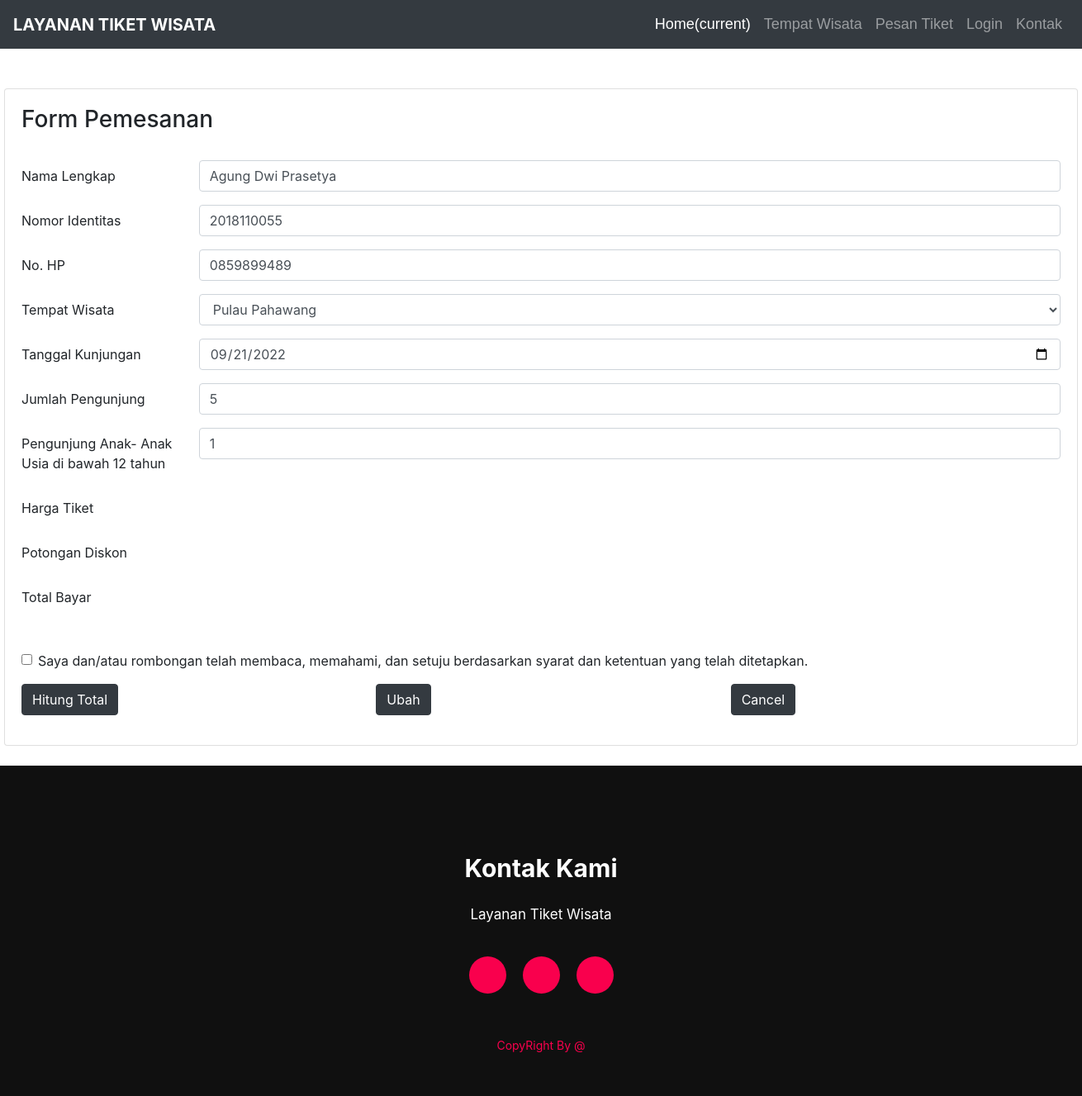
Screenshot of /keep/edit.php?nama=Agung Dwi Prasetya  with the database file from the repository.
### tables this page shows
CREATE TABLE `pemesanan` (
  `nama` varchar(50) NOT NULL,
  `no_identitas` varchar(50) NOT NULL,
  `no_hp` varchar(50) NOT NULL,
  `tempat_wisata` text NOT NULL,
  `tgl_kunjungan` date NOT NULL,
  `jmlh_pengunjung` int(11) NOT NULL,
  `pengunjung_anak` int(11) NOT NULL,
  `harga` int(50) NOT NULL,
  `diskon` int(50) NOT NULL,
  `total` int(50) NOT NULL
);

### keep/edit.php (the view, shortened to what this page needs)
<!DOCTYPE html>
<html>
<head>
</head>
<link rel="stylesheet" href="script/css/bootstrap.min.css">
<link rel="stylesheet" type="text/css" href="script/order.css">
<link rel="stylesheet" href="https://cdnjs.cloudflare.com/ajax/libs/font- awesome/5.15.3/css/all.min.css" />
<body>
<nav class="navbar navbar-expand-lg navbar-dark bg-dark">
<a class="navbar-brand" href="#">LAYANAN TIKET WISATA</a>
<div class="collapse navbar-collapse" id="navbar">
<ul class="navbar-nav ml-auto">
<li class="nav-item active">
<a class="nav-link" href="index.php">Home<span class="sr- only">(current)</span></a>
</li>
<li class="nav-item">
<a class="nav-link" href="index.php">Tempat Wisata</a>
</li>
<li class="nav-item">
<a class="nav-link" href="#order.php">Pesan Tiket</a>
</li>
<li class="nav-item">
<a class="nav-link" href="login.php">Login</a>
</li>
<li class="nav-item">
<a class="nav-link" href="index.php">Kontak</a>
</li>
</ul>
</div>
</nav>
<br>
<br>
<div class="mx-auto" style="width: 1300px">
<div class="card">
<div class="card-body" id="order">
<h3>Form Pemesanan</h3><br>
<?php
include 'koneksi.php';
$nama = $_GET['nama'];
$data = mysqli_query($db, "SELECT * FROM pemesanan WHERE nama='$nama'");
while ($d = mysqli_fetch_array($data)) {
?>
<form action="aksi_edit.php" method="post" name="register" enctype="multipart/form- data">
<div class="form-group row">
<label for="nama" class="col-sm-2 col-form-label">Nama Lengkap</label>
<div class="col-sm-10">
<input type="text" class="form-control" id="nama" name="nama" value="<?php echo $d['nama']; ?>">
</div>
</div>
<div class="form-group row">
<label for="no_identitas" class="col-sm-2 col-form-label">Nomor Identitas</label>
<div class="col-sm-10">
<input type="text" class="form-control" id="no_identitas" name="no_identitas" value="<?php echo $d['no_identitas']; ?>">
</div>
</div>
<div class="form-group row">
<label for="no_hp" class="col-sm-2 col-form-label">No. HP</label>
<div class="col-sm-10">
<input type="text" class="form-control" id="no_hp" name="no_hp" value="<?php echo $d['no_hp']; ?>">
</div>
</div>
<div class="form-group row">
<label for="tempat_wisata" class="col-sm-2 col-form-label">Tempat Wisata</label>
<div class="col-sm-10">
<select class="form-control" id="tempat_wisata" name="tempat_wisata" value="<?php echo $d['tempat_wisata']; ?>">
<option value="Pulau Pahawang">Pulau Pahawang</option>
</select>
</div>
</div>
<div class="form-group row">
<label for="tgl_kunjungan" class="col-sm-2 col-form-label">Tanggal Kunjungan</label>
<div class="col-sm-10">
<input type="date" class="form-control" id="tgl_kunjungan" name="tgl_kunjungan" value="<?php echo $d['tgl_kunjungan']; ?>">
</div>
</div>
<div class="form-group row">
<label for="jmlh_pengunjung" class="col-sm-2 col-form-label">Jumlah Pengunjung</label>
<div class="col-sm-10">
<input type="number" class="form-control" id="jmlh_pengunjung" name="jmlh_pengunjung" min="1" max="10" value="<?php echo $d['jmlh_pengunjung']; ?>" onkeyup=imposeMinMax(this)>
</div>
</div>
<div class="form-group row">
<label for="pengunjung_anak" class="col-sm-2 col-form-label">Pengunjung Anak- Anak <span class="usia">Usia di bawah 12 tahun</span></label>
<div class="col-sm-10">
<input type="number" class="form-control" id="pengunjung_anak" name="pengunjung_anak" min="0" max="10" value="<?php echo $d['pengunjung_anak']; ?>" imposeMinMax1(this)>
</div>
</div>
<div class="form-group row">
<label class="col-sm-2 col-form-label" for="harga">Harga Tiket</label>
<div class="col-sm-10">
</div>
</div>
<div class="form-group row">
<label class="col-sm-2 col-form-label" for="diskon">Potongan Diskon</label>
<div class="col-sm-10">
</div>
</div>
<div class="form-group row">
<label class="col-sm-2 col-form-label" for="total">Total Bayar</label>
<div class="col-sm-10">
</div>
</div>
<div class="form-group row">
<label class="col-sm-2 col-form-label" for="status"></label>
<div class="col-sm-10">
</div>
</div>
<div class="form-group">
<div class="form-check">
<input class="form-check-input" type="checkbox" name="checkbox" value="check" id="setuju" required="">
<label class="form-check-label setuju">Saya dan/atau rombongan telah membaca, memahami, dan setuju berdasarkan syarat dan ketentuan yang telah ditetapkan.</label>
</div>
</div>
<div class="form-group row">
<div class="col-md">
<button type="button" class="btn btn-dark" name="hitung" onclick="tambah()">Hitung Total</button>
</div>
<div class="col-md">
<button type="submit" class="btn btn-dark" name="kirim" id="kirim" value="pesan">Ubah</button>
</div>
<div class="col-md">
<button type="reset" class="btn btn-dark" name="cancel">Cancel</button>
</div>
</div>
</form>
<?php
}
?>
</div>
</div>
</div>
<br>
<footer id="kontak">
<p>Kontak Kami</p>
<p>Layanan Tiket Wisata</p>
<div class="sosmed">
<a href="#"><i class="fab fa-facebook-f"></i></a>
<a href="#"><i class="fab fa-instagram"></i></a>
<a href="#"><i class="fab fa-dribbble"></i></a>
</div>
<p class="end">CopyRight By @</p>
</footer>
</body>
</html>

### script/Order.css (style rules this page uses)
.navbar { font-size: 18px; }
.nav-item { font-family: sans-serif; }
.navbar-brand { font-weight: bold; }
footer { position: relative; width: 100%; height: 400px; background: #101010; display: flex; flex-direction: column; align-items: center; justify-content: center; }
footer p:nth-child(1) { font-size: 30px; color: white; margin-bottom: 20px; font-weight: bold; }
footer p:nth-child(2) { color: white; font-size: 17px; width: 500px; text-align: center; line-height: 26px; }
.sosmed { display: flex; }
.sosmed a { width: 45px; height: 45px; display: flex; align-items: center; justify-content: center; background: #f9004d; border-radius: 50%; margin: 22px 10px; color: white; text-decoration: none; font-size: 20px; }
.end { position: absolute; color: #f9004d; bottom: 35px; font-size: 14px; }

### rows the page displays
pemesanan: nama "Agung Dwi Prasetya", no_identitas "2018110055", no_hp "0859899489", tempat_wisata "Pulau Pahawang", tgl_kunjungan "09/21/2022", jmlh_pengunjung "5", pengunjung_anak "1"
